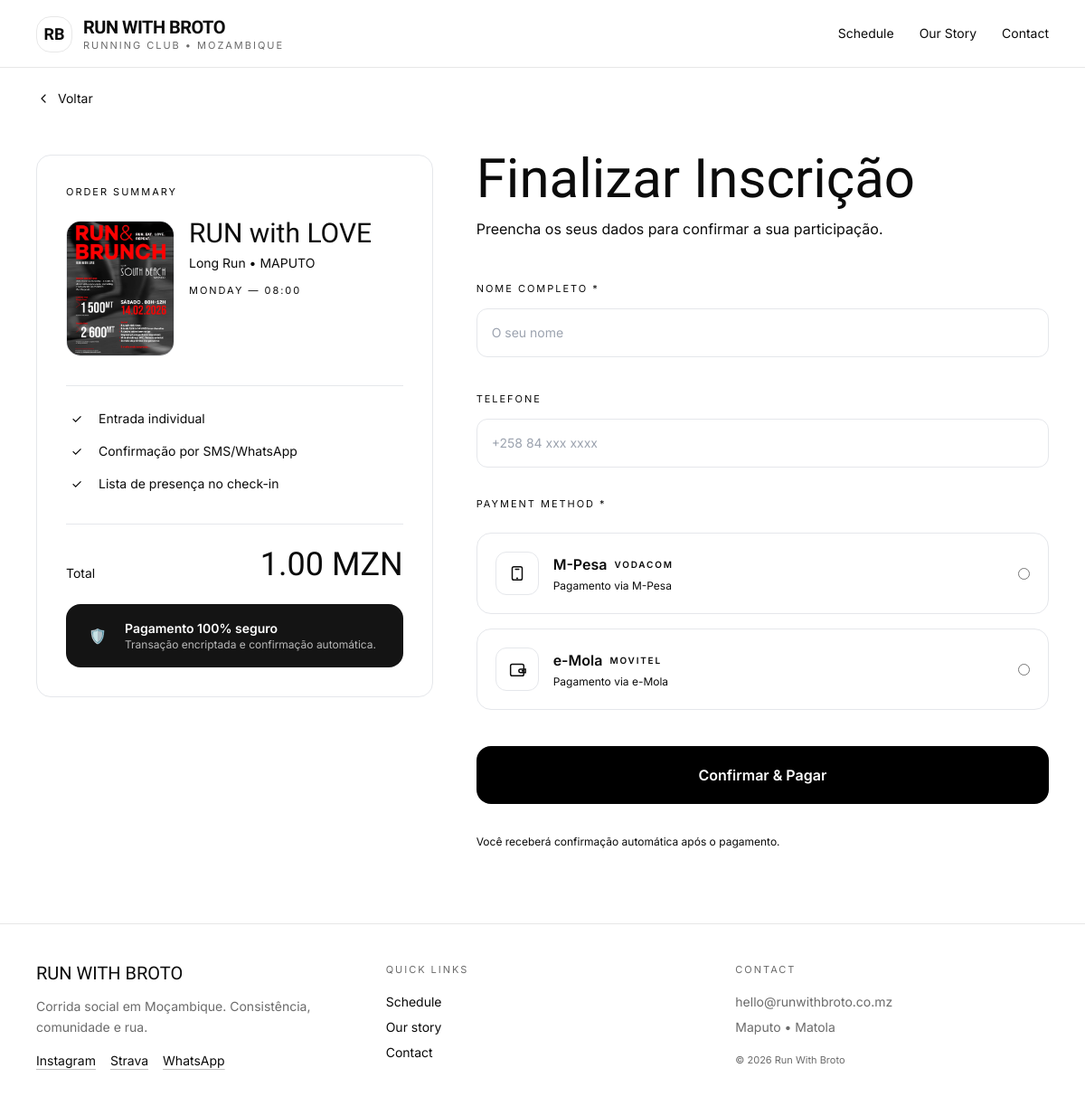
Page /events/events/run-with-love/inscrever/ on the committed database.
### events/models.py (models this page shows, shortened)
class Event(models.Model):
    title = models.CharField(max_length=220)
    slug = models.SlugField(max_length=240, unique=True, db_index=True, blank=True)
    city = models.CharField(max_length=20, choices=City.choices, db_index=True)
    event_type = models.CharField(max_length=20, choices=EventType.choices, db_index=True)
    start_at = models.DateTimeField(db_index=True)
    meeting_point = models.CharField(max_length=220)
    distance_min_km = models.DecimalField(max_digits=4, decimal_places=1, null=True, blank=True)
    description = models.TextField(blank=True)
    price = models.DecimalField(
        "Preço do ticket (MZN)",
        max_digits=10,
        decimal_places=2,
        null=True,
        blank=True,
        validators=[MinValueValidator(Decimal("0.00"))],
        help_text="Deixe vazio para evento free. Ex: 500.00",
        db_index=True,
    )
    capacity = models.PositiveIntegerField(default=150)
    is_published = models.BooleanField(default=True, db_index=True)
    poster = models.ImageField(upload_to="events/posters/", blank=True, null=True)
    created_at = models.DateTimeField(auto_now_add=True)
    class Meta:
        ordering = ("start_at",)
        indexes = [
            models.Index(fields=["city", "start_at"]),
            models.Index(fields=["event_type", "start_at"]),
        ]
    @property
    def is_free(self) -> bool:
        return self.price in (None, Decimal("0.00"))
    @property
    def ticket_price_display(self) -> str:
        if self.is_free:
            return "Free"
        return f"{self.price:.2f} MZN"

### events/views.py (the view)
# urls.py: path("events/<slug:slug>/inscrever/", views.register_form, name="register_form"),
@require_http_methods(["GET"])
def register_form(request, slug: str):
    event = get_object_or_404(Event, slug=slug, is_published=True)
    return render(request, "events/register.html", {"event": event})

### events/templates/events/register.html (shortened to what this page needs)
{% extends 'base.html' %}
{% block content %}
    <div class="max-w-6xl mx-auto px-4 pt-6">
        <a class="inline-flex items-center gap-2 text-sm muted hover:text-black transition"
           href="javascript:history.back()">
            <svg aria-hidden="true" fill="none" height="16" viewBox="0 0 24 24" width="16">
                <path d="M15 18l-6-6 6-6" stroke="currentColor" stroke-linecap="round" stroke-linejoin="round"
                      stroke-width="1.8"/>
            </svg>
            Voltar
        </a>
    </div>
    <section class="max-w-6xl mx-auto px-4 pt-12 pb-20">
        <div class="grid lg:grid-cols-12 gap-12 items-start">
            <aside class="lg:col-span-5 lg:sticky lg:top-8">
                <div class="border hairline rounded-2xl p-8">
                    <div class="text-[11px] muted label">order summary</div>
                    <div class="mt-6 flex gap-4">
                        <div class="w-[120px] shrink-0">
                            <div class="aspect-[4/5] rounded-2xl overflow-hidden border hairline bg-neutral-100">
                                <img
                                        alt="Capa do evento"
                                        class="w-full h-full object-cover"
                                        src="{{ event.poster.url }}"
                                />
                            </div>
                        </div>
                        <div class="flex-1">
                            <div class="font-display text-3xl leading-[0.95]">
                                {{ event.title }}
                            </div>
                            <div class="mt-2 text-sm muted">
                                {{ event.get_event_type_display }} • {{ event.city }}
                            </div>
                            <div class="mt-3 text-[11px] muted label">
                                {{ event.start_at|date:"l" }} — {{ event.start_at|time:"H:i" }}
                            </div>
                        </div>
                    </div>
                    <div class="mt-8 border-t hairline pt-6 grid gap-3 text-sm">
                        <div class="flex items-center gap-3">
                            <span class="inline-flex w-6 h-6 rounded-full bg-[var(--brand)] text-black items-center justify-center">✓</span>
                            <span>Entrada individual</span>
                        </div>
                        <div class="flex items-center gap-3">
                            <span class="inline-flex w-6 h-6 rounded-full bg-[var(--brand)] text-black items-center justify-center">✓</span>
                            <span>Confirmação por SMS/WhatsApp</span>
                        </div>
                        <div class="flex items-center gap-3">
                            <span class="inline-flex w-6 h-6 rounded-full bg-[var(--brand)] text-black items-center justify-center">✓</span>
                            <span>Lista de presença no check-in</span>
                        </div>
                    </div>
                    <div class="mt-8 border-t hairline pt-6 flex justify-between items-end">
                        <span class="muted text-sm">Total</span>
                        <span class="font-display text-4xl">{{ event.ticket_price_display }}</span>
                    </div>
                    <div class="mt-6 rounded-2xl p-4 bg-[#141414] border border-black/10 flex gap-3">
                        <div class="w-9 h-9 rounded-xl bg-[var(--brand)]/15 grid place-items-center text-[var(--brand)]">
                            🛡️
                        </div>
                        <div class="text-sm">
                            <div class="font-semibold text-white">Pagamento 100% seguro</div>
                            <div class="text-white/70 text-xs">Transação encriptada e confirmação automática.</div>
                        </div>
                    </div>
                </div>
            </aside>
            <section class="lg:col-span-7">
                <h1 class="font-display text-6xl leading-[0.9]">
                    Finalizar Inscrição
                </h1>
                <p class="mt-4 muted">
                    Preencha os seus dados para confirmar a sua participação.
                </p>
                <form class="mt-10 grid gap-8" method="post" action="{% url 'events:register' event.slug %}">
                    <div>
                        <label class="text-[11px] muted label">nome completo *</label>
                        <input class="mt-3 w-full border hairline rounded-xl px-4 py-4 text-sm focus-ring"
                               name="full_name"
                               placeholder="O seu nome"
                               required type="text">
                    </div>
                    <div>
                        <label class="text-[11px] muted label">telefone</label>
                        <input class="mt-3 w-full border hairline rounded-xl px-4 py-4 text-sm focus-ring"
                               name="phone"
                               placeholder="+258 84 xxx xxxx"
                               type="tel">
                    </div>
                    <div>
                        <div class="text-[11px] muted label">payment method *</div>
                        <div class="mt-6 grid gap-4">
                            <label class="border hairline rounded-2xl p-5 flex items-center justify-between cursor-pointer hover:border-black transition">
                                <div class="flex items-center gap-4">
                                <span class="w-12 h-12 rounded-xl border hairline grid place-items-center bg-white">
                                </span>
                                    <div>
                                        <div class="font-semibold flex items-center gap-2">
                                            M-Pesa <span class="text-[10px] label muted">vodacom</span>
                                        </div>
                                        <div class="text-xs muted mt-1">Pagamento via M-Pesa</div>
                                    </div>
                                </div>
                                <input class="accent-black" name="payment" required type="radio" value="mpesa">
                            </label>
                            <label class="border hairline rounded-2xl p-5 flex items-center justify-between cursor-pointer hover:border-black transition">
                                <div class="flex items-center gap-4">
                                <span class="w-12 h-12 rounded-xl border hairline grid place-items-center bg-white">
                                </span>
                                    <div>
                                        <div class="font-semibold flex items-center gap-2">
                                            e-Mola <span class="text-[10px] label muted">movitel</span>
                                        </div>
                                        <div class="text-xs muted mt-1">Pagamento via e-Mola</div>
                                    </div>
                                </div>
                                <input class="accent-black" name="payment" type="radio" value="emola">
                            </label>
                        </div>
                    </div>
                    <button class="mt-2 bg-black text-white rounded-2xl py-5 font-semibold hover:opacity-90 transition"
                            type="submit">
                        Confirmar & Pagar
                    </button>
                    <p class="text-xs muted leading-relaxed">
                        Você receberá confirmação automática após o pagamento.
                    </p>
                </form>
            </section>
        </div>
    </section>
{% endblock %}

### static/css/app.css (style rules this page uses)
:root { --ink: #0B0B0B; --muted: #6B6B6B; --line: #E7E7E7; --paper: #FFFFFF; }
.bg-paper { background: var(--paper); }
.text-ink { color: var(--ink); }
.font-display { font-family: "Oswald", system-ui, -apple-system, Segoe UI, Roboto, Arial, sans-serif; }
.font-body { font-family: "Inter", system-ui, -apple-system, Segoe UI, Roboto, Arial, sans-serif; }
.label { letter-spacing: .18em; text-transform: uppercase; }

### rows in the picture
Event: poster (picture), title "RUN with LOVE", event_type "Long Run", city "MAPUTO", start_at "MONDAY", start_at "08:00", ticket_price_display "1.00 MZN"
